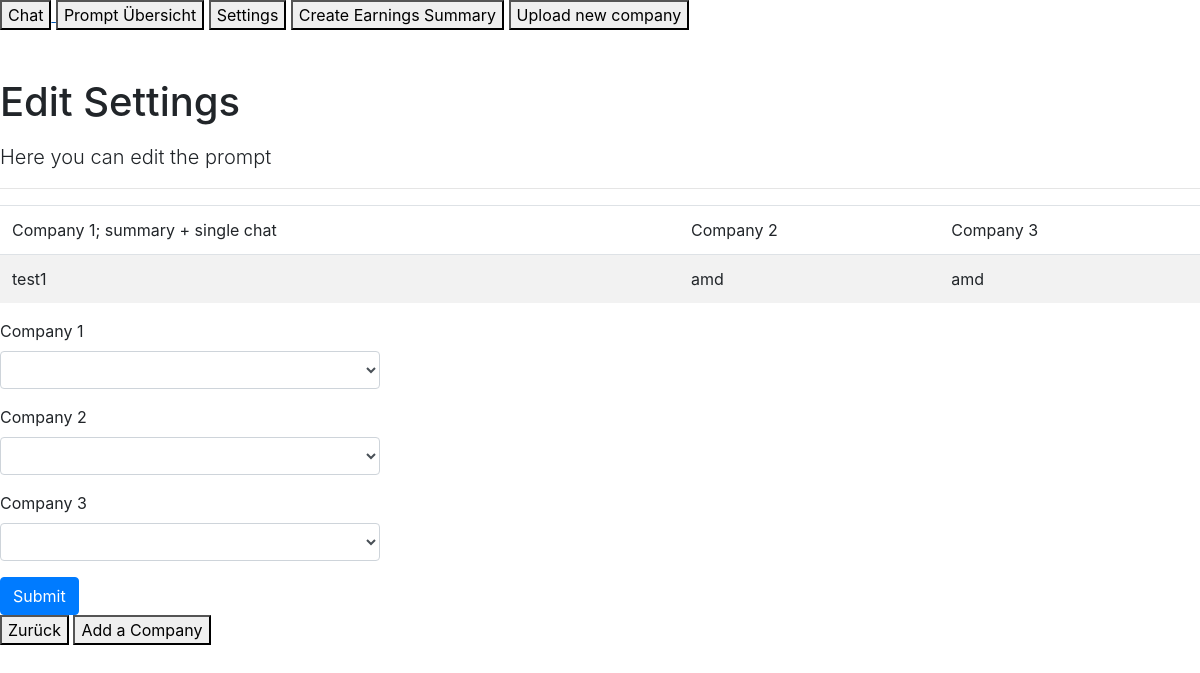
Screenshot of /updatecompanies with the database file from the repository.
### app/models.py (models this page shows)
class SummarySettings(db.Model):
    id = db.Column(db.Integer, primary_key=True)
    companyname = db.Column(db.String(80), nullable=False)
    companyname2 = db.Column(db.String(80), nullable=False)
    companyname3 = db.Column(db.String(80), nullable=False)
    gsheetname = db.Column(db.String(400), nullable=False)
    gsheetno = db.Column(db.String(400), nullable=False)
    indexname = db.Column(db.String(400), nullable=False)
    llm = db.Column(db.String(400), nullable=False)
    embedding = db.Column(db.String(400), nullable=False)
    rag_prompt = db.Column(db.String(400), nullable=False)

### app/routes.py (the view)
@app.route('/updatecompanies', methods=['GET', 'POST'])
def updatecompanyname():
    company_names= CompanyNames.query.all()
    cn=[]
    for x in company_names:
        cn.append(x.namespace_name)
    form = EditCompanynameForm()
    form.companyname.choices = cn
    form.companyname2.choices = cn
    form.companyname3.choices = cn
    settings= SummarySettings.query.filter_by(id=1).first_or_404()
    if form.validate_on_submit():
        settings.companyname = form.companyname.data
        settings.companyname2 = form.companyname2.data
        settings.companyname3 = form.companyname3.data
        db.session.commit()
    return render_template('updatecompany.html', settings=settings, form =form)

### app/forms.py
class EditCompanynameForm(FlaskForm):
    companyname = SelectField(u'Company 1', validate_choice=False)
    companyname2 = SelectField(u'Company 2', validate_choice=False)
    companyname3 = SelectField(u'Company 3', validate_choice=False)
    submit = SubmitField('Submit')

### templates/updatecompany.html
{% extends "base.html" %}
{% from 'bootstrap/form.html' import render_form, render_field %}
{% block content %}
      <h1 class="pt-5 pb-2">Edit Settings</h1>
      <p class="lead">Here you can edit the prompt </p>
      <hr>
          <div>
            <table id="data" class="table table-striped">
                <thead>
                    <tr>
                        <td>Company 1; summary + single chat </td>
                        <td>Company 2</td>
                        <td>Company 3 </td>
                    </tr>
                </thead>
            <tbody>
                <tr>
                    <td>{{settings.companyname}}</td>
                    <td>{{settings.companyname2}}</td>
                    <td>{{settings.companyname3}}</td>
                </tr>
            </tbody>
        </table>
        <div class="row">
            <div class="col-md-4">
                {{ render_form(form)}}
            </div>
        </div>
        <a href= "/editsettings" >
            <button class="GFG">
             Zurück
            </button>
        </a>
        <a href= "/addcompany" >
            <button class="GFG">
             Add a Company
            </button>
        </a>
          </div>
      {% endblock %}

### rows the page displays
SummarySettings: companyname "test1", companyname2 "amd", companyname3 "amd"
